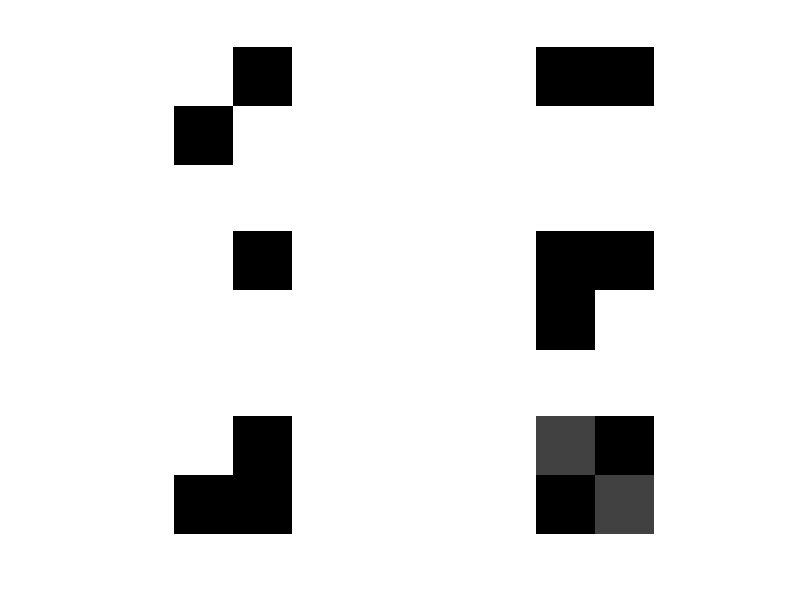

Recreate this plot in MATLAB.
 %Simulation of an Image( Arithmetic & Logic Operation) 
a=ones(40); b=zeros(40); 
c=[a b;b a]; d=[b b;a a]; 
A=10*(c+d); 
M=c.*d; 
S=c-d; 
D=c/4; 
figure; 
subplot(3,2,1);  imshow(c); 
subplot(3,2,2);  imshow(d); 
subplot(3,2,3);  imshow(A); 
subplot(3,2,4);  imshow(M); 
subplot(3,2,5);  imshow(S); 
subplot(3,2,6); imshow(D);